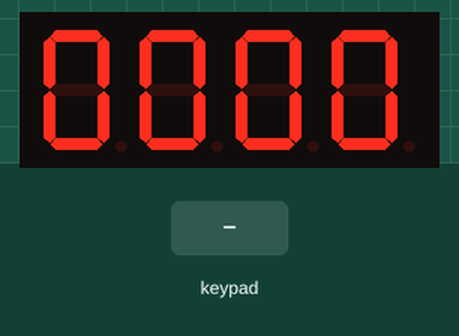
This sketch was run on a simulated Arduino Uno, built with avr-gcc and run on an emulated ATmega328P. Parts: 4-digit seven-segment display. Wiring (inferred from the names in the program): 4×3 keypad with keys 1 2 3 4 5 6 7 8 9 * 0 # (labels assumed): rows A2, A3, A4, A5; columns pin 7, pin 10, A0; 4-digit 7-segment display, segments lit when HIGH: segments pin 0, pin 1, pin 2, pin 3, pin 4, pin 5, pin 6; digit selects pin 8, pin 9, pin 11, pin 12. The test bench sets the inputs (shaded band). The segment pins are drawn as the display they are named for.

Above: at 1.2 s.
1.3 s: keypad keys 0 1 2 3 4 5 6 pressed 0.4 s apart
At 4.9 s:
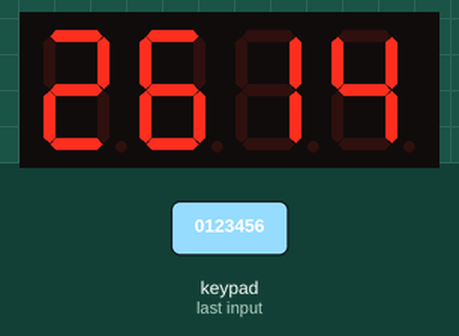
5.6 s: key '1' pressed
At 6.3 s:
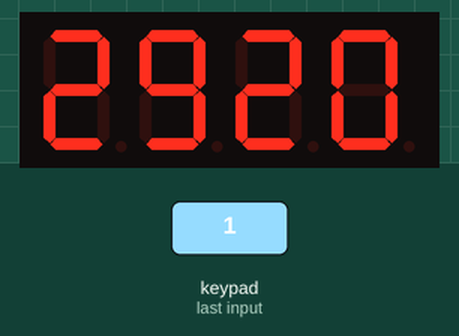
7.1 s: key '2' pressed
At 7.5 s:
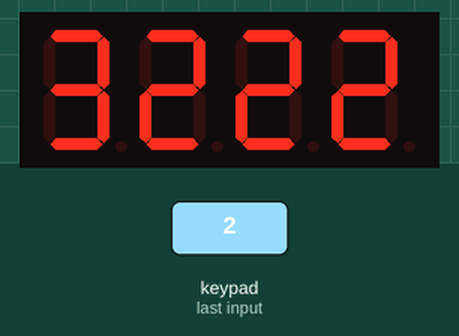
8.6 s: keypad keys 0 1 2 3 4 5 6 # pressed 0.4 s apart
At 12.4 s:
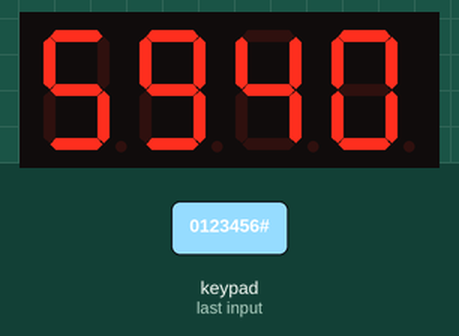
Timing chart, 0 to 13.9 s (numbered marks = the images above; inputs shaded):
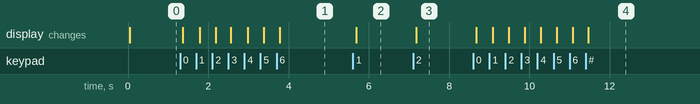

Measured:
- after the input at 1.3 s, the display: first changes after 0.06 s (image 1 shows a later state)
- after the input at 5.6 s, the display: changes after 0.08 s (image 2)
- after the input at 7.1 s, the display: changes after 0.08 s (image 3)
- after the input at 8.6 s, the display: first changes after 0.08 s (image 4 shows a later state)

The sketch:

cricket_scoreboard.ino
```cpp
// Cricket Scoreboard: 6-Digit Multiplexed Display with 4x2 Matrix Input
// This code integrates the column-scanning input logic with the 7-segment multiplexing display.

// ------------------------------------
// --- SCOREBOARD STATE VARIABLES ---
// ------------------------------------

// Game state variables
int totalRuns = 0;      // Max 999 (Displays 1-3)
int wickets = 0;        // Max 9 (Display 4)
int overs = 0;          // Displays 5 (O)
int balls = 0;          // Displays 6 (B) - value 0 to 5

// Flag for special rules
bool freeHitFlag = false; // True after a No Ball, prevents the next wicket from counting


// ------------------------------------
// --- DISPLAY PIN MAPPING (OUTPUTS) ---
// ------------------------------------

// Segment Pins (Shared by ALL displays):
// Pin 0=a, Pin 1=b, Pin 2=c, Pin 3=d, Pin 4=e, Pin 5=f, Pin 6=g
// NOTE: Pins 0 & 1 are used for segments, SERIAL COMMUNICATION IS DISABLED.
const int SEGMENT_PINS[] = {0, 1, 2, 3, 4, 5, 6};
const int NUM_SEGMENTS = 7;

// Common Cathode Pins (Control Pins - Active LOW = ON):
// Pin 7=Display 1 (Score Hundreds), Pin 8=Display 2 (Score Tens), ..., Pin 12=Display 6 (Balls)
const int CATHODE_PINS[] = {7, 8, 9, 10, 11, 12};
const int NUM_DIGITS = 6;

// Segment map for common cathode (HIGH = ON).
// Segment definition: {a, b, c, d, e, f, g}
const byte SEGMENT_MAP[10][NUM_SEGMENTS] = {
    // a, b, c, d, e, f, g (Pins 0 to 6)
    {1, 1, 1, 1, 1, 1, 0}, // 0
    {0, 1, 1, 0, 0, 0, 0}, // 1
    {1, 1, 0, 1, 1, 0, 1}, // 2
    {1, 1, 1, 1, 0, 0, 1}, // 3
    {0, 1, 1, 0, 0, 1, 1}, // 4
    {1, 0, 1, 1, 0, 1, 1}, // 5
    {1, 0, 1, 1, 1, 1, 1}, // 6
    {1, 1, 1, 0, 0, 0, 0}, // 7
    {1, 1, 1, 1, 1, 1, 1}, // 8
    {1, 1, 1, 1, 0, 1, 1}  // 9
};

// ------------------------------------
// --- INPUT MATRIX MAPPING (I/O) ---
// ------------------------------------

// Columns (Analog Pins as Digital OUTPUTS - Drivers)
const int COL_PINS[] = {A0, A1};
const int NUM_COLS = 2;

// Rows (Analog Pins as Digital INPUTS - Readers)
// ASSUMES PULL-DOWN RESISTORS ON ALL THESE PINS (A2-A5)
const int ROW_PINS[] = {A2, A3, A4, A5};
const int NUM_ROWS = 4;

// Button Mapping (R x C -> Button Number 1-8)
const int BUTTON_MAP[NUM_ROWS][NUM_COLS] = {
    {1, 2}, // R1: Button 1 (+1 Run), Button 2 (+2 Runs)
    {3, 4}, // R2: Button 3 (+3 Runs), Button 4 (+4 Runs)
    {5, 6}, // R3: Button 5 (+6 Runs), Button 6 (+1 Wicket)
    {7, 8}  // R4: Button 7 (Wide), Button 8 (No Ball)
};

// Debouncing state array
bool buttonPressedState[NUM_ROWS][NUM_COLS] = {false};


// ------------------------------------
// --- GAME LOGIC FUNCTIONS ---
// ------------------------------------

// Updates the balls and overs counters (used for all valid deliveries)
void updateBalls() {
    balls++;
    if (balls >= 6) {
        balls = 0;
        overs++;
    }
}

// Button 1-5 Logic: Adds runs and increments the ball counter.
void updateRuns(int runs) {
    totalRuns += runs;
    if (totalRuns > 999) totalRuns = 999; // Cap at 999 runs

    // Wides and No Balls bypass this function, so it's safe to always update balls here.
    updateBalls();

    // Any successful delivery clears the free hit flag
    freeHitFlag = false;

    // Serial debug output removed to free pins 0 and 1
}

// Button 6 Logic: Adds a wicket.
void updateWicket() {
    if (freeHitFlag) {
        freeHitFlag = false; // Free hit is used up on this delivery
    } else {
        wickets++;
        if (wickets > 10) wickets = 10; // Cap at 10 wickets
    }

    // A wicket counts as a ball regardless of the free hit outcome (as requested).
    updateBalls();

    // Serial debug output removed to free pins 0 and 1
}

// Button 7 Logic: Wide Ball. +1 Run, NO ball counted.
void updateWide() {
    totalRuns += 1;
    if (totalRuns > 999) totalRuns = 999;

    // Wide ball clears the free hit flag
    freeHitFlag = false;

    // Serial debug output removed to free pins 0 and 1
}

// Button 8 Logic: No Ball. +1 Run, NO ball counted. Sets Free Hit.
void updateNoBall() {
    totalRuns += 1;
    if (totalRuns > 999) totalRuns = 999;

    freeHitFlag = true;
    // Serial debug output removed to free pins 0 and 1
}


// ------------------------------------
// --- DISPLAY LOGIC FUNCTIONS ---
// ------------------------------------

// Turns off all segment LEDs
void clearSegments() {
    for (int i = 0; i < NUM_SEGMENTS; i++) {
        digitalWrite(SEGMENT_PINS[i], LOW);
    }
}

// Writes the segment pattern for a specific digit (0-9) to the segment pins (0-6).
void writeDigitToSegments(int digit, bool dp = false) {
    if (digit < 0 || digit > 9) {
        clearSegments();
        return;
    }

    // Write the HIGH/LOW pattern for the chosen digit
    for (int i = 0; i < NUM_SEGMENTS; i++) {
        digitalWrite(SEGMENT_PINS[i], SEGMENT_MAP[digit][i]);
    }
}

// Main display routine called continuously by loop()
void displayScoreboard() {
    // Map game state to 6 individual display positions
    int scoreHundreds = (totalRuns / 100) % 10;
    int scoreTens = (totalRuns / 10) % 10;
    int scoreUnits = totalRuns % 10;
    int wicketDigit = wickets % 10;
    int overDigit = overs % 10;
    int ballDigit = balls % 10;

    int digitsToDisplay[] = {
        scoreHundreds,  // D1 (Pin 7)
        scoreTens,      // D2 (Pin 8)
        scoreUnits,     // D3 (Pin 9)
        wicketDigit,    // D4 (Pin 10)
        overDigit,      // D5 (Pin 11) - Overs
        ballDigit       // D6 (Pin 12) - Balls
    };

    // Multiplexing Loop: Cycle through each of the six displays
    for (int i = 0; i < NUM_DIGITS; i++) {

        // 1. Turn OFF all displays (Active HIGH = OFF)
        for (int j = 0; j < NUM_DIGITS; j++) {
            digitalWrite(CATHODE_PINS[j], HIGH);
        }

        // 2. Set the segments for the current digit
        writeDigitToSegments(digitsToDisplay[i]);

        // 3. Turn ON the current display (Active LOW = ON)
        digitalWrite(CATHODE_PINS[i], LOW);

        // 4. Hold the display ON briefly.
        delay(3); // 3 milliseconds delay per display
    }
}


// ------------------------------------
// --- INPUT LOGIC FUNCTION ---
// ------------------------------------

void processInput() {
    // Outer Loop: Iterate through Columns (A0, A1)
    for (int c = 0; c < NUM_COLS; c++) {

        // STEP 1: Activate the current column by driving it HIGH (5V)
        digitalWrite(COL_PINS[c], HIGH);

        // STEP 2: Check all four rows for a HIGH signal (button press)
        for (int r = 0; r < NUM_ROWS; r++) {

            // Read state of the Row Input Pin
            int rowState = digitalRead(ROW_PINS[r]);

            // Detection is Active HIGH
            if (rowState == HIGH) {
                // Debounce check
                delay(5);
                if (digitalRead(ROW_PINS[r]) == HIGH) {

                    if (buttonPressedState[r][c] == false) {

                        // --- Button Pressed: Execute Game Logic ---
                        int buttonNumber = BUTTON_MAP[r][c];

                        switch (buttonNumber) {
                            case 1: updateRuns(1); break;
                            case 2: updateRuns(2); break;
                            case 3: updateRuns(3); break;
                            case 4: updateRuns(4); break;
                            case 5: updateRuns(6); break;
                            case 6: updateWicket(); break;
                            case 7: updateWide(); break;
                            case 8: updateNoBall(); break;
                        }

                        buttonPressedState[r][c] = true;
                    }
                }
            }
            // Button is NOT pressed (LOW) -> Reset state for next press
            else if (buttonPressedState[r][c] == true) {
                 buttonPressedState[r][c] = false;
            }
        }

        // STEP 3: Deactivate the current column by returning it to LOW (GND)
        digitalWrite(COL_PINS[c], LOW);
    }
}


// ------------------------------------
// --- MAIN SETUP AND LOOP ---
// ------------------------------------

void setup() {
    // Removed Serial.begin(9600); to avoid conflict with Pin 0 and 1

    // 1. Configure all Segment (0-6) and Cathode (7-12) pins as OUTPUTS
    for (int i = 0; i < NUM_SEGMENTS; i++) {
        pinMode(SEGMENT_PINS[i], OUTPUT);
    }
    for (int i = 0; i < NUM_DIGITS; i++) {
        pinMode(CATHODE_PINS[i], OUTPUT);
        digitalWrite(CATHODE_PINS[i], HIGH); // Turn off all displays
    }

    // 2. Configure Column Pins (A0, A1) as OUTPUTS
    for (int i = 0; i < NUM_COLS; i++) {
        pinMode(COL_PINS[i], OUTPUT);
        digitalWrite(COL_PINS[i], LOW); // Keep inactive columns LOW
    }

    // 3. Configure Row Pins (A2-A5) as standard INPUTS
    // NOTE: Relying on external pull-down resistors for all 4 row pins (A2-A5).
    for (int i = 0; i < NUM_ROWS; i++) {
        pinMode(ROW_PINS[i], INPUT);
    }
}


void loop() {
    // 1. Process Button Input (Handles scoring logic)
    processInput();

    // 2. Continuously refresh the display (Multiplexing)
    // The delay inside the displayScoreboard function provides the necessary cycle time.
    displayScoreboard();
}
```
